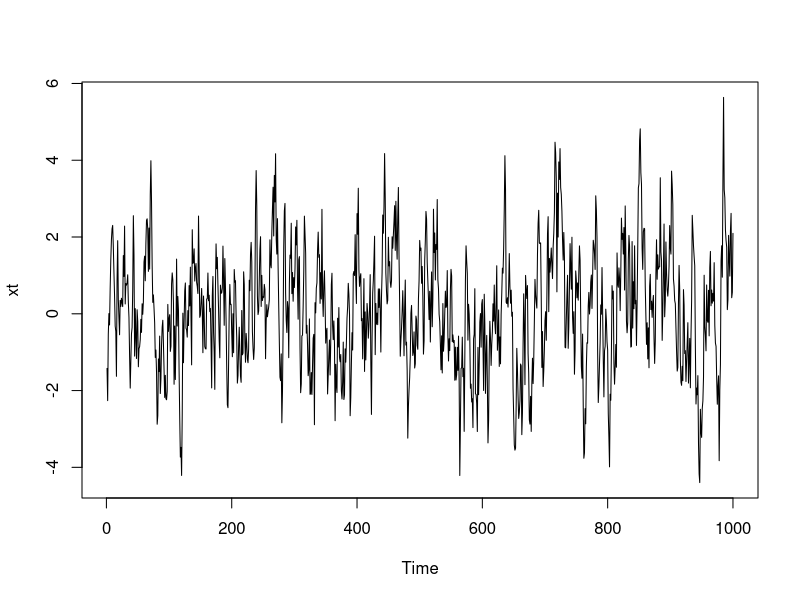
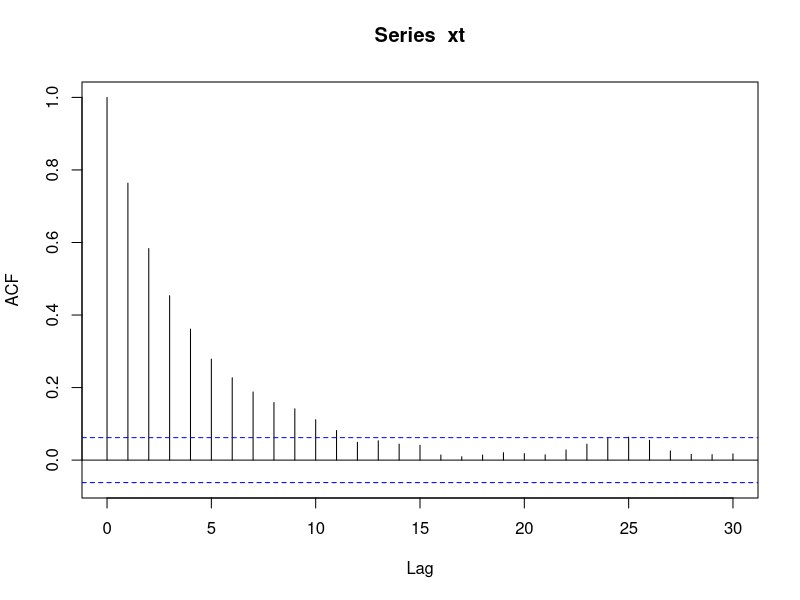
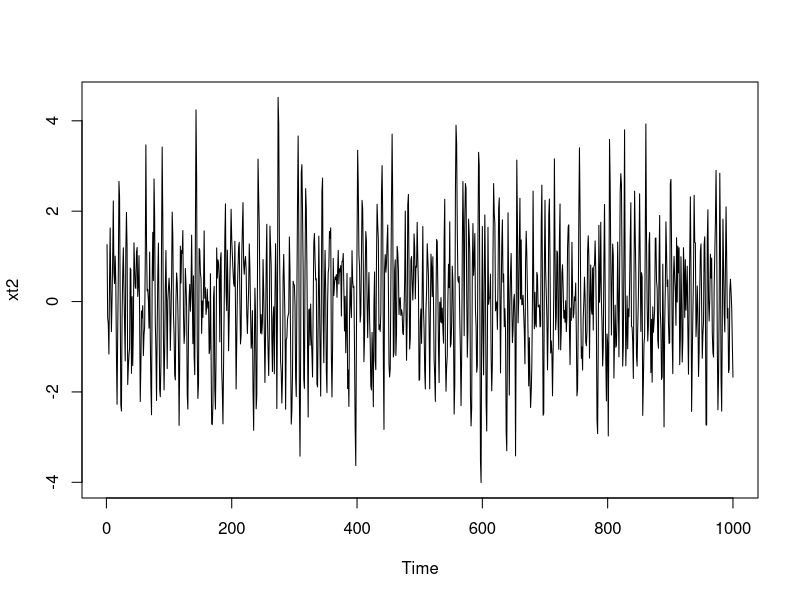
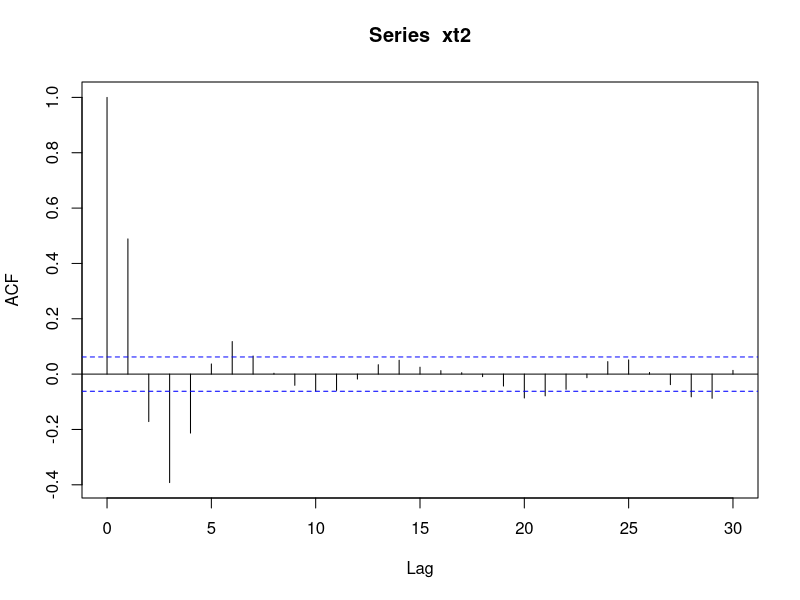
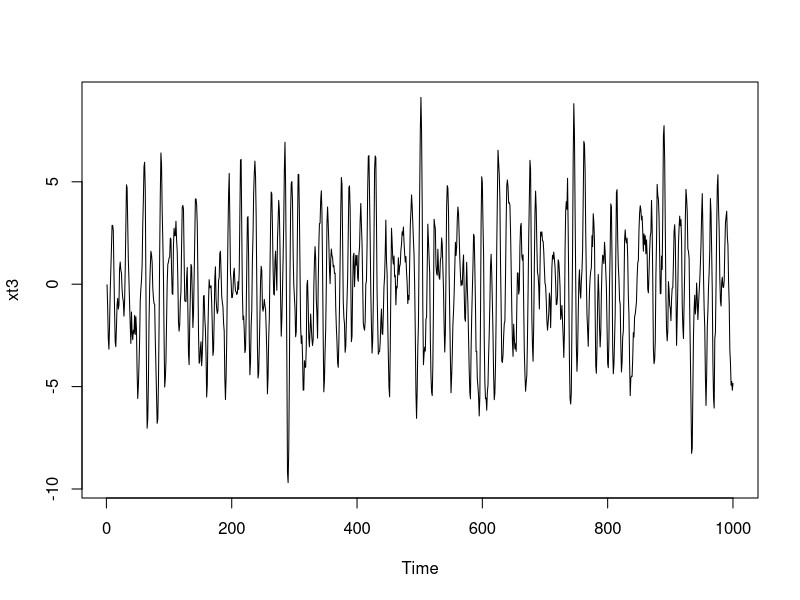
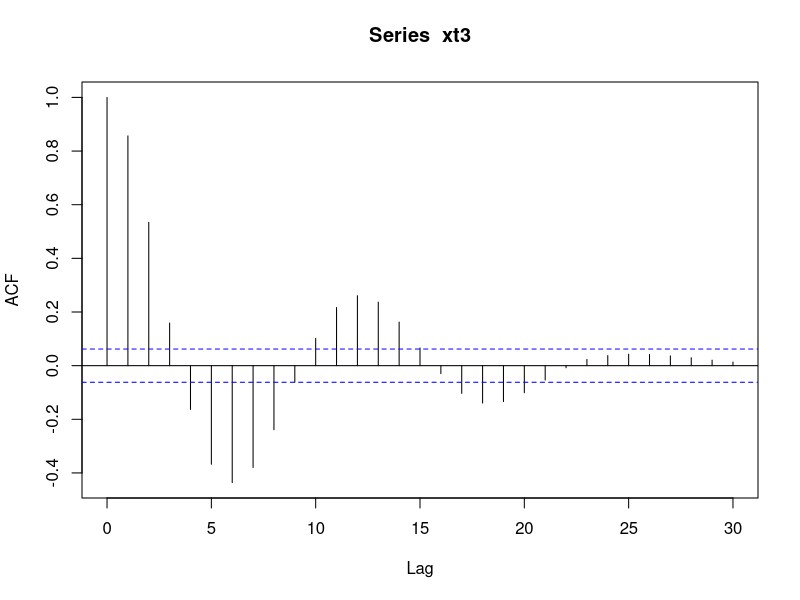
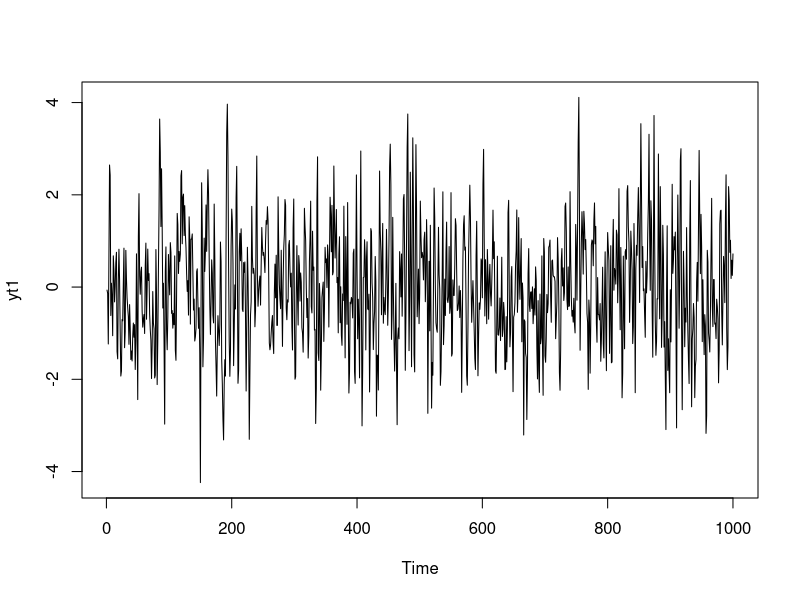
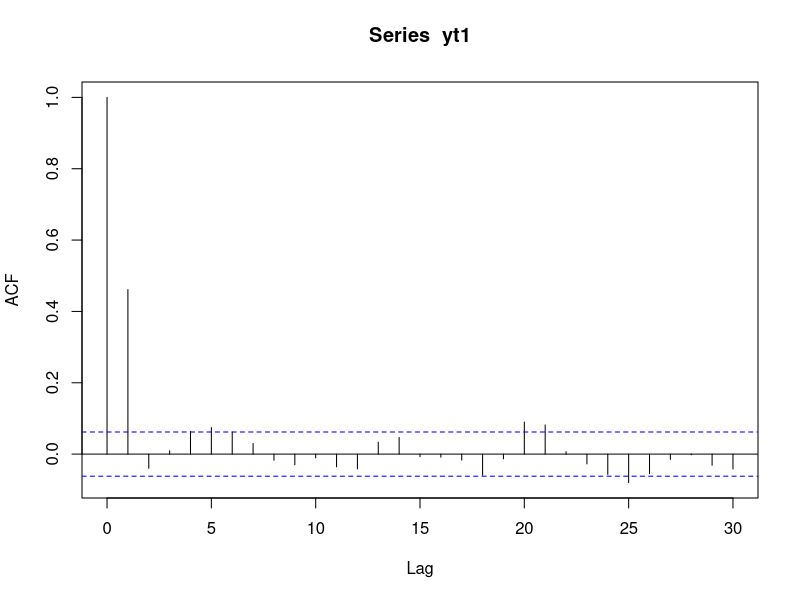

The R source for these figures, in order:
#######################################################################
##  ACF MA, AR models                                              ####
#######################################################################

## DARIO HERNANDEZ 
## PhD in Statistics

#Elimina todos los datos en memoria en la sesion de R
rm(list=ls(all=TRUE))
set.seed(123)
#************************
# ACF AR model
#AR(1)
xt <- arima.sim(list(ar = c(0.79)), n=1000 )
ts.plot(xt)
acf(xt) # Decae de forma exponencial

### modelo simulado AR(2)
xt2 <- arima.sim(list(order=c(2,0,0), ar = c(0.8,-0.55)), n=1000 )
ts.plot(xt2)
acf(xt2)

### modelo simulado AR(2) Diapositiva 52 leccion 3.
xt3 <- arima.sim(list(order=c(2,0,0), ar = c(1.5,-0.75)), n=1000 )
ts.plot(xt3)
acf(xt3) # Decae de forma sinusoidal

#************************
# ACF MA model

#MA(1)
yt1 <- arima.sim(list(ma = c(0.8)), n=1000 )
ts.plot(yt1)
acf(yt1)

#MA(1)
yt2 <- arima.sim(list(ma = c(-0.8)), n=1000 )
ts.plot(yt2)
acf(yt2)

#MA(2)
yt3 <- arima.sim(list(ma = c(0.9,0.8)), n=1000 )
ts.plot(yt3)
acf(yt3)

#************************
# PACF AR model

#AR(1)
xt <- arima.sim(list(ar = c(0.79)), n=1000 )
ts.plot(xt)
par(mfrow=c(1,2))
acf(xt)
pacf(xt)


### modelo simulado AR(2)
xt2 <- arima.sim(list(order=c(2,0,0), ar = c(0.8,-0.55)), n=1000 )
ts.plot(xt2)
par(mfrow=c(1,2))
acf(xt2)
pacf(xt2)




### modelo simulado AR(2) Diapositiva 52 leccion 3.
xt3 <- arima.sim(list(order=c(2,0,0), ar = c(1.5,-0.75)), n=1000 )
ts.plot(xt3)
par(mfrow=c(1,2))
acf(xt3)
pacf(xt3)

#************************
# PACF MA model
#MA(1)
yt1 <- arima.sim(list(ma = c(0.88)), n=1000 )
ts.plot(yt1)
par(mfrow=c(1,2))
acf(yt1)
pacf(yt1)

#MA(1)
yt2 <- arima.sim(list(ma = c(-0.8)), n=1000 )
ts.plot(yt2)
par(mfrow=c(1,2))
acf(yt2)
pacf(yt2)

#MA(2)
yt3 <- arima.sim(list(ma = c(0.9,0.8)), n=1000 )
ts.plot(yt3)
par(mfrow=c(1,2))
acf(yt3)
pacf(yt3)




xt2 <- arima.sim(list(order=c(2,0,0), ar = c(0.2,0.55)),sd=1.5, n=1000 )

yt3 <- arima.sim(list(ma = c(0.9,-0.8,-0.8)), sd=3,n=1000 )
par(mfrow=c(1,2))
acf(yt3)
pacf(yt3)
